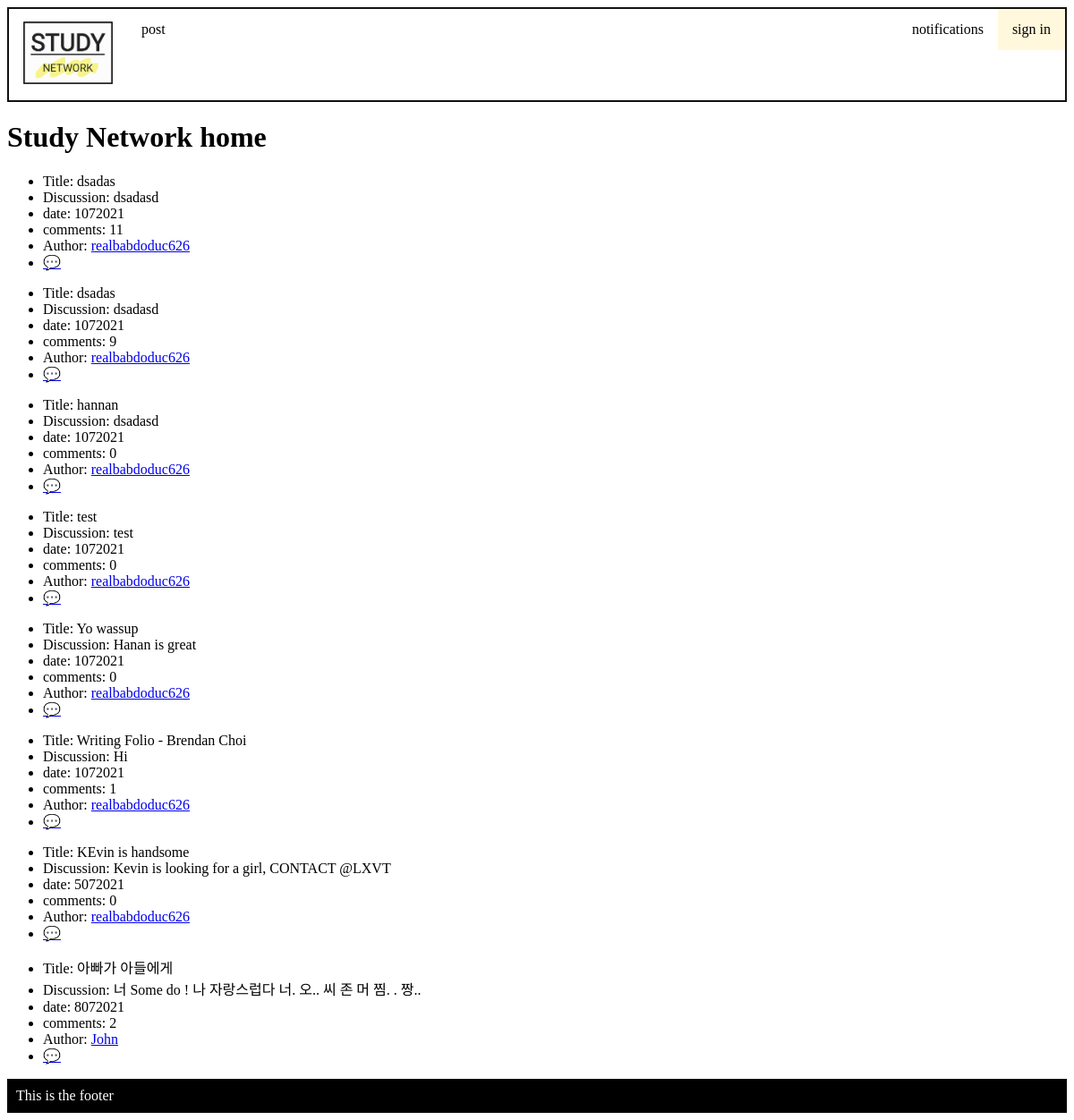
Before: / with the older database file.
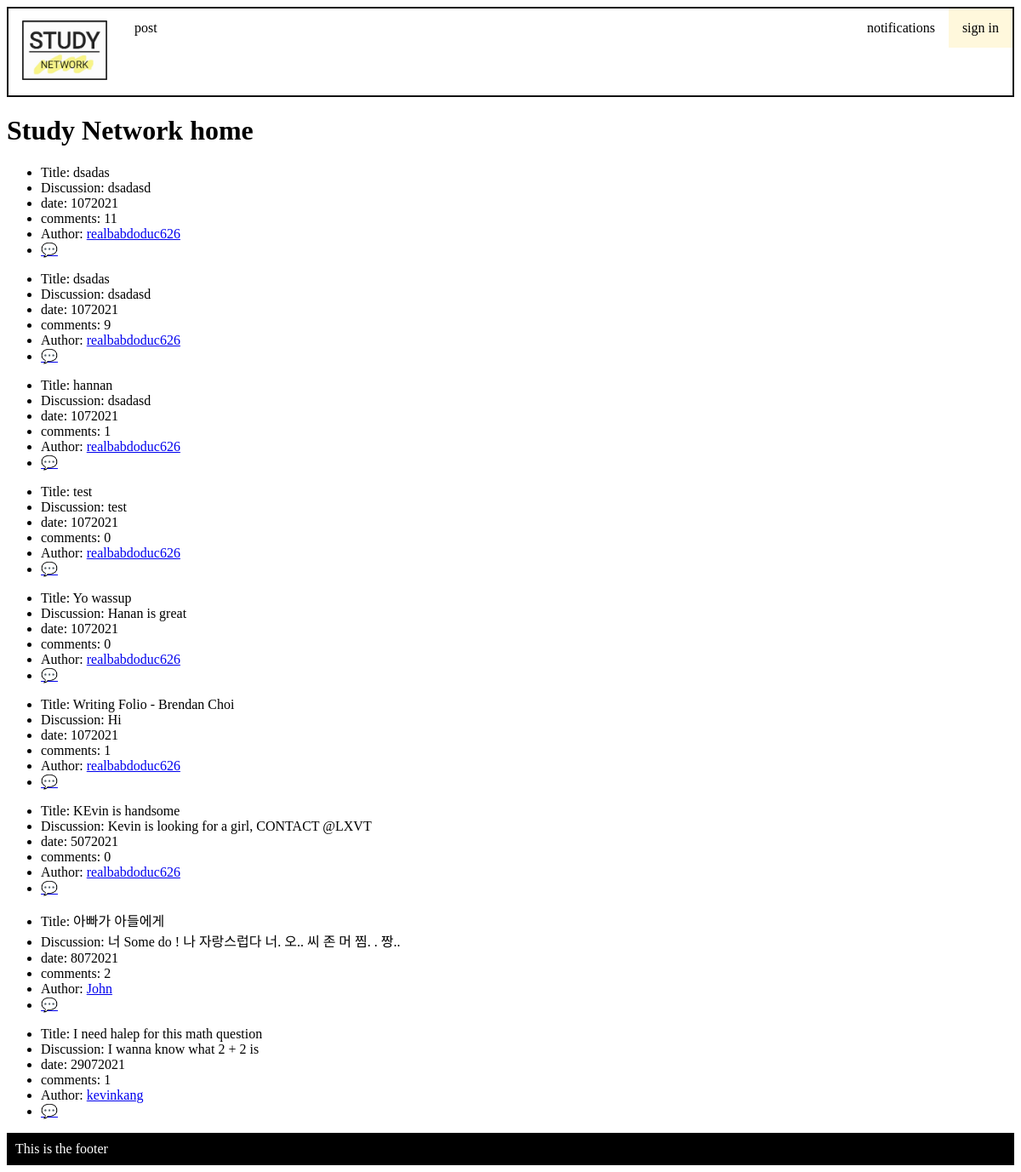
After: the same page with the newer database file.
### models.py (models this page shows)
class Post(db.Model):
    __tablename__ = 'Post'
    id = db.Column(db.Integer, primary_key=True)
    title = db.Column(db.Text)
    discussion = db.Column(db.Text)
    date = db.Column(db.Integer)
    comments = db.Column(db.Integer)
    user_id = db.Column(db.Integer, db.ForeignKey('User.id'))
    post_user = db.relationship('User', back_populates='user_post')
    replies_post = db.relationship('Reply', secondary=PostReply, back_populates='posts_reply')
    categories_post = db.relationship('Category', secondary=PostCategory, back_populates='posts_category')
    notifications_post = db.relationship('Notification', back_populates='posts_notification')
    posts = db.relationship('Comment', back_populates='user')

class User(db.Model):
    __tablename__ = 'User'
    id = db.Column(db.Integer, primary_key=True)
    username = db.Column(db.Text)
    email = db.Column(db.Text)
    password = db.Column(db.Text)
    user_post = db.relationship('Post', back_populates='post_user')
    notifications_user = db.relationship('Notification', back_populates='users_notification')
    users = db.relationship('Comment', back_populates='post')

### main.py (the view)
@app.route('/', methods=['GET', 'POST'])
def home():
    post = models.Post.query.all()
    return render_template('home.html', posts=post, title='home')

### main.py (called while the page is built)
@app.before_request
def before_request():
    g.logged_in_user = None
    if 'logged_in_user' in session:
        g.logged_in_user = session['logged_in_user']

### templates/home.html
{% extends 'layout.html' %}
{% block content %}
<h1>Study Network home</h1>
{% for post in posts %}
<ul>
    <li>Title: {{ post.title }}</li>
    <li>Discussion: {{ post.discussion }}</li>
    <li>date: {{ post.date }}</li>
    <li>comments: {{ post.comments }}</li>
    <li>Author: <a href="/profile/{{post.post_user.id}}">{{ post.post_user.username }}</a></li>
    {% if g.logged_in_user %}
        <li><a href="/comment/{{post.id}}">💬</a></li>
    {% else %}
        <li><a href="/user">💬</a></li>
    {% endif %}
</ul>
{% endfor %}
{% endblock %}

### templates/layout.html (shortened to what this page needs)
<!DOCTYPE html>
<html>
    <head>
        <link rel="stylesheet" href="/static/css/style.css">
    </head>
    <body>
        {% include 'nav.html' %}
        {% block content %}{% endblock %}
        {% include 'footer.html' %}
    </body>
</html>

### templates/nav.html
<nav>
<ul>
    <li><a href="/"><img src="/static/logo/Study_network - Copy.jpg" width="100px" height="70px"></a></li>
    <li><a href="/post">post</a></li>
    {% if g.logged_in_user %}
        <li style = "float:right"><a class="logged_in" href="/profile/{{g.logged_in_user}}">profile</a></li>
    {% else %}
        <li style = "float:right"></listyle><a class="logged_in" href="/user">sign in</a></li>
    {% endif %}
    <li style = "float:right"><a href="/noti">notifications</a></li>
</ul>
</nav>

### templates/footer.html
<footer>
    This is the footer
</footer>

### static/css/style.css (style rules this page uses)
nav ul { list-style-type: none; margin: 0; padding: 0; overflow: hidden; background-color: white; border: 2px solid #111; }
nav li:not(.logged_in) { float: left; }
nav li a { display: block; color: black; text-align: center; padding: 14px 16px; text-decoration: none; }
nav li a.logged_in { background-color: cornsilk; }
footer { list-style-type: none; margin: 0; padding: 10px; overflow: hidden; background-color: black; color: white; }

Changed rows visible on the page:
changed Post "hannan": comments "0" → "1"
added Post: title "I need halep for this math question", discussion "I wanna know what 2 + 2 is", date "29072021", comments "1", post_user.username "kevinkang"
